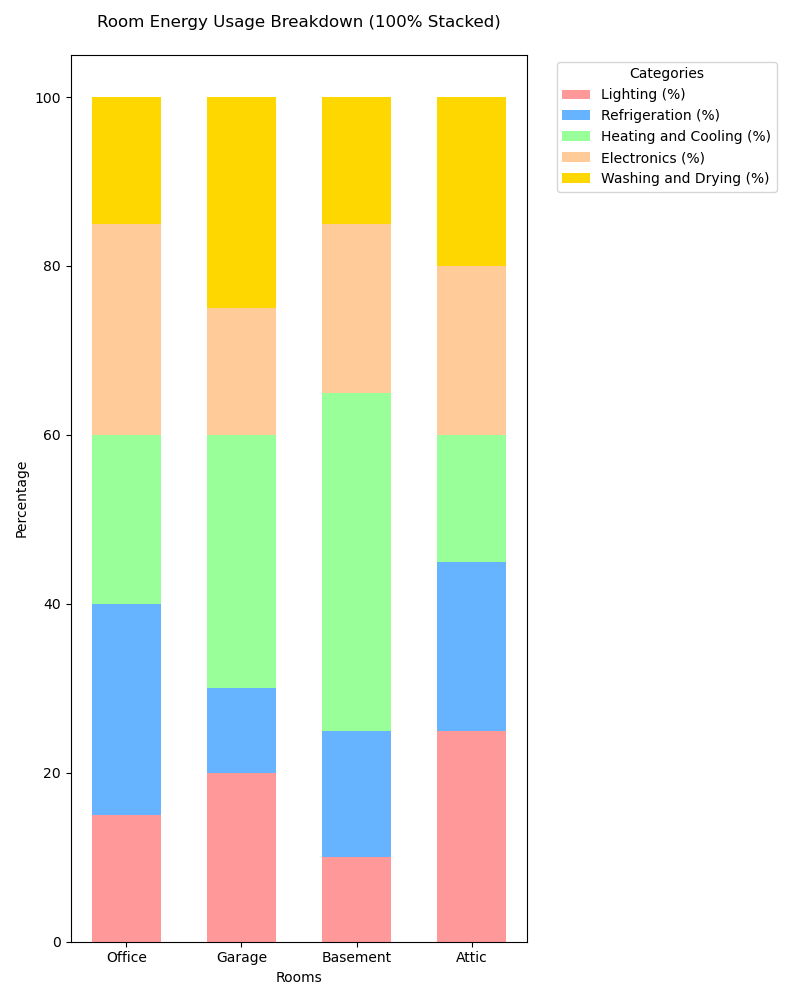

Write the Python code that produced this figure.

import pandas as pd
import numpy as np
import seaborn as sns
import matplotlib.pyplot as plt

data = [
    {'Room': 'Office', 'Lighting (%)': 15, 'Refrigeration (%)': 25, 'Heating and Cooling (%)': 20, 'Electronics (%)': 25, 'Washing and Drying (%)': 15},
    {'Room': 'Garage', 'Lighting (%)': 20, 'Refrigeration (%)': 10, 'Heating and Cooling (%)': 30, 'Electronics (%)': 15, 'Washing and Drying (%)': 25},
    {'Room': 'Basement', 'Lighting (%)': 10, 'Refrigeration (%)': 15, 'Heating and Cooling (%)': 40, 'Electronics (%)': 20, 'Washing and Drying (%)': 15},
    {'Room': 'Attic', 'Lighting (%)': 25, 'Refrigeration (%)': 20, 'Heating and Cooling (%)': 15, 'Electronics (%)': 20, 'Washing and Drying (%)': 20}
]

df = pd.DataFrame(data)
df.set_index('Room', inplace=True)

df_percentage = df.div(df.sum(axis=1), axis=0) * 100

plt.figure(figsize=(8, 10))

bottom = np.zeros(len(df))

colors = ['#FF9999', '#66B3FF', '#99FF99', '#FFCC99', '#FFD700']

for i, col in enumerate(df.columns):
    plt.bar(df_percentage.index, df_percentage[col], bottom=bottom, label=col, color=colors[i], width=0.6)
    bottom += df_percentage[col]

plt.xlabel('Rooms')
plt.ylabel('Percentage')
plt.title('Room Energy Usage Breakdown (100% Stacked)', pad=20)
plt.legend(title='Categories', bbox_to_anchor=(1.05, 1), loc='upper left')

plt.tight_layout()
plt.show()
